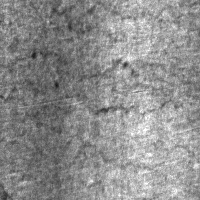
#> input picture dataset/defeito/crazing_283.jpg, 200 x 200 px, given as the content of the folder ../dataset/normal, which was not available
$ python demo_visual.py
#> lines starting #> are read from the running program, lines starting #| are printed output that depends on the picture; pictures that were not available may be replaced by others from this repository, and a replacement may not be noted
### src/classificacao.py
import os
import cv2
import numpy as np

from skimage.feature import local_binary_pattern
from sklearn.neighbors import KNeighborsClassifier
from sklearn.preprocessing import StandardScaler

from preprocessamento import preprocessar


def extrair_lbp(imagem):
    _, equalizada = preprocessar(imagem)

    radius = 2
    n_points = 8 * radius

    lbp = local_binary_pattern(
        equalizada,
        n_points,
        radius,
        method="uniform"
    )

    hist, _ = np.histogram(
        lbp.ravel(),
        bins=np.arange(0, n_points + 3),
        range=(0, n_points + 2)
    )

    hist = hist.astype("float")
    hist /= (hist.sum() + 1e-7)

    return hist


def carregar_dataset(caminho_dataset):
#> called with caminho_dataset = '../dataset'
    X = []
    y = []

    classes = {
        "normal": 0,
        "defeito": 1
    }

    for pasta, label in classes.items():
        caminho_pasta = os.path.join(caminho_dataset, pasta)

        for arquivo in os.listdir(caminho_pasta):
            if arquivo.lower().endswith((".jpg", ".jpeg", ".png", ".bmp")):
                caminho = os.path.join(caminho_pasta, arquivo)

                imagem = cv2.imread(caminho, cv2.IMREAD_GRAYSCALE)
#> imagem is the input picture: shape (200, 200); min 17, max 255, mean 140.9

                if imagem is None:
                    continue

                caracteristicas = extrair_lbp(imagem)

                X.append(caracteristicas)
                y.append(label)

    return np.array(X), np.array(y)


def treinar_knn(caminho_dataset, k=3):
    X, y = carregar_dataset(caminho_dataset)

    scaler = StandardScaler()
    X_norm = scaler.fit_transform(X)

    knn = KNeighborsClassifier(n_neighbors=k)
    knn.fit(X_norm, y)

    return knn, scaler


# [15 lines left out: function classificar_superficie_knn, not called in this run]

### src/preprocessamento.py
import cv2

def preprocessar(imagem):
    """
    Realiza o pré-processamento da imagem.

    Etapas:
    1. Filtro Gaussiano
    2. Equalização de Histograma
    """

    # Redução de ruído
    gauss = cv2.GaussianBlur(imagem, (5, 5), 0)
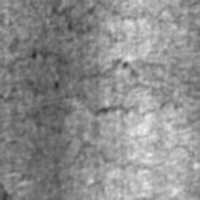
#> gauss: shape (200, 200); min 43, max 241, mean 140.9

    # Melhora do contraste
    equalizada = cv2.equalizeHist(gauss)
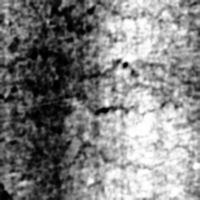
#> equalizada: shape (200, 200); min 0, max 255, mean 128.7

    return gauss, equalizada

### src/demo_visual.py
import os
import cv2
import numpy as np

from preprocessamento import preprocessar
from bordas import detectar_bordas
from frequencia import transformar_fft
from segmentacao import segmentar_defeitos
from classificacao import treinar_knn, classificar_superficie_knn


def colocar_titulo(imagem, titulo):
    imagem = cv2.cvtColor(imagem, cv2.COLOR_GRAY2BGR)
    cv2.putText(
        imagem,
        titulo,
        (10, 25),
        cv2.FONT_HERSHEY_SIMPLEX,
        0.6,
        (0, 255, 0),
        2
    )
    return imagem


def redimensionar(imagem, tamanho=(250, 250)):
    return cv2.resize(imagem, tamanho)


def gerar_tabela_visual(caminho_imagem, caminho_dataset):
    knn, media, desvio = treinar_knn(caminho_dataset, k=3)
#> in extrair_lbp, `lbp = local_binary_pattern( equalizada, n_points, radius, method="unif..`:
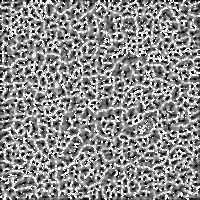
#> lbp: shape (200, 200) float64; min 0, max 17, mean 9.4; drawn with min black and max white
#> in extrair_lbp, `hist, _ = np.histogram( lbp.ravel(), bins=np.arange(0, n_points + 3), ..`: hist = 18 values, max 6264 at index 17, min 560 at index 15, mean 2222.2
#> in extrair_lbp, `hist /= (hist.sum() + 1e-7)`: hist = 18 values, max 0.157 at index 17, min 0.014 at index 15, mean 0.0556
#> in carregar_dataset, `caracteristicas = extrair_lbp(imagem)`: caracteristicas has the same summary as hist in extrair_lbp

    imagem = cv2.imread(caminho_imagem, cv2.IMREAD_GRAYSCALE)

    if imagem is None:
        print("Erro ao carregar imagem.")
        return

    gauss, equalizada = preprocessar(imagem)
    bordas = detectar_bordas(equalizada)
    fft = transformar_fft(equalizada)
    otsu, segmentada = segmentar_defeitos(equalizada)

    resultado, _ = classificar_superficie_knn(imagem, knn, media, desvio, k=3)

    imagem_resultado = cv2.cvtColor(imagem, cv2.COLOR_GRAY2BGR)

    cor = (0, 0, 255) if "DEFEITO" in resultado else (0, 255, 0)

    cv2.putText(
        imagem_resultado,
        resultado,
        (10, 30),
        cv2.FONT_HERSHEY_SIMPLEX,
        0.7,
        cor,
        2
    )

    img1 = colocar_titulo(redimensionar(imagem), "Original")
    img2 = colocar_titulo(redimensionar(gauss), "Filtro Gaussiano")
    img3 = colocar_titulo(redimensionar(equalizada), "Equalizacao")
    img4 = colocar_titulo(redimensionar(bordas), "Bordas - Canny")
    img5 = colocar_titulo(redimensionar(fft), "FFT")
    img6 = colocar_titulo(redimensionar(segmentada), "Segmentacao")
    img7 = redimensionar(imagem_resultado)

    linha1 = np.hstack([img1, img2, img3])
    linha2 = np.hstack([img4, img5, img6])

    vazio = np.zeros_like(img1)
    linha3 = np.hstack([vazio, img7, vazio])

    tabela = np.vstack([linha1, linha2, linha3])

    os.makedirs("../resultados", exist_ok=True)

    caminho_saida = "../resultados/tabela_resultado.png"
    cv2.imwrite(caminho_saida, tabela)

    cv2.imshow("Pipeline completo do sistema", tabela)
    cv2.waitKey(0)
    cv2.destroyAllWindows()

    print(f"Imagem salva em: {caminho_saida}")


#> (the run stopped early here; a loop or call above may not have finished)
